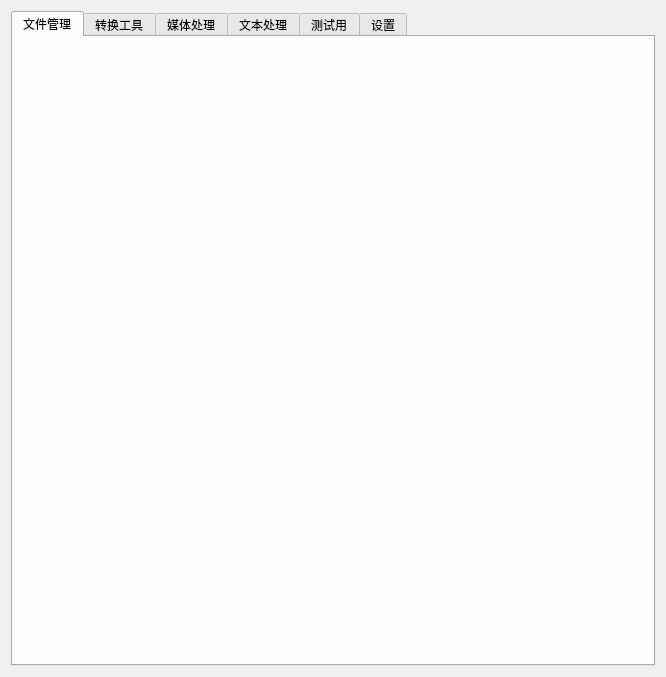
<?xml version="1.0" encoding="UTF-8"?>
<ui version="4.0">
 <class>Form</class>
 <widget class="QWidget" name="Form">
  <property name="geometry">
   <rect>
    <x>0</x>
    <y>0</y>
    <width>666</width>
    <height>677</height>
   </rect>
  </property>
  <property name="windowTitle">
   <string>Toolbox</string>
  </property>
  <property name="windowIcon">
   <iconset>
    <normaloff>Icons/SP_TitleBarMenuButton.png</normaloff>Icons/SP_TitleBarMenuButton.png</iconset>
  </property>
  <layout class="QFormLayout" name="formLayout">
   <item row="0" column="0" colspan="2">
    <widget class="QTabWidget" name="MainPage">
     <property name="tabShape">
      <enum>QTabWidget::TabShape::Rounded</enum>
     </property>
     <property name="currentIndex">
      <number>0</number>
     </property>
     <property name="movable">
      <bool>true</bool>
     </property>
     <widget class="QWidget" name="FileMgrLayout">
      <attribute name="title">
       <string>文件管理</string>
      </attribute>
      <layout class="QVBoxLayout" name="verticalLayout_2">
       <property name="spacing">
        <number>0</number>
       </property>
       <property name="leftMargin">
        <number>0</number>
       </property>
       <property name="topMargin">
        <number>0</number>
       </property>
       <property name="rightMargin">
        <number>0</number>
       </property>
       <property name="bottomMargin">
        <number>0</number>
       </property>
       <item>
        <widget class="FileMgrWidget" name="FileMgr" native="true"/>
       </item>
      </layout>
     </widget>
     <widget class="QWidget" name="ConvertorLayout">
      <attribute name="title">
       <string>转换工具</string>
      </attribute>
      <layout class="QVBoxLayout" name="verticalLayout_3">
       <property name="spacing">
        <number>0</number>
       </property>
       <property name="leftMargin">
        <number>0</number>
       </property>
       <property name="topMargin">
        <number>0</number>
       </property>
       <property name="rightMargin">
        <number>0</number>
       </property>
       <property name="bottomMargin">
        <number>0</number>
       </property>
       <item>
        <widget class="ConverterWidget" name="ConverterWidget" native="true"/>
       </item>
      </layout>
     </widget>
     <widget class="QWidget" name="MediaProcessingLayout">
      <attribute name="title">
       <string>媒体处理</string>
      </attribute>
      <layout class="QVBoxLayout" name="verticalLayout_5">
       <property name="spacing">
        <number>0</number>
       </property>
       <property name="leftMargin">
        <number>0</number>
       </property>
       <property name="topMargin">
        <number>0</number>
       </property>
       <property name="rightMargin">
        <number>0</number>
       </property>
       <property name="bottomMargin">
        <number>0</number>
       </property>
       <item>
        <widget class="MediaProcWidget" name="MediaProc" native="true"/>
       </item>
      </layout>
     </widget>
     <widget class="QWidget" name="TextProcessingLayout">
      <attribute name="title">
       <string>文本处理</string>
      </attribute>
      <layout class="QVBoxLayout" name="verticalLayout_11">
       <property name="spacing">
        <number>0</number>
       </property>
       <property name="leftMargin">
        <number>0</number>
       </property>
       <property name="topMargin">
        <number>0</number>
       </property>
       <property name="rightMargin">
        <number>0</number>
       </property>
       <property name="bottomMargin">
        <number>0</number>
       </property>
       <item>
        <widget class="TextProcWidget" name="TextProcWidget" native="true"/>
       </item>
      </layout>
     </widget>
     <widget class="QWidget" name="TestingLayout">
      <attribute name="title">
       <string>测试用</string>
      </attribute>
      <layout class="QVBoxLayout" name="verticalLayout_9">
       <property name="spacing">
        <number>0</number>
       </property>
       <property name="leftMargin">
        <number>0</number>
       </property>
       <property name="topMargin">
        <number>0</number>
       </property>
       <property name="rightMargin">
        <number>0</number>
       </property>
       <property name="bottomMargin">
        <number>0</number>
       </property>
       <item>
        <widget class="TestsWidget" name="TestingWidget" native="true"/>
       </item>
      </layout>
     </widget>
     <widget class="QWidget" name="SettingLayout">
      <attribute name="title">
       <string>设置</string>
      </attribute>
      <layout class="QVBoxLayout" name="verticalLayout_8">
       <item>
        <widget class="QLabel" name="ThemeLabel">
         <property name="text">
          <string>选择主题（主题路径：./Style）</string>
         </property>
        </widget>
       </item>
       <item>
        <layout class="QHBoxLayout" name="ThemeChoose">
         <item>
          <widget class="QComboBox" name="ThemeDropdown">
           <property name="sizePolicy">
            <sizepolicy hsizetype="Expanding" vsizetype="Fixed">
             <horstretch>0</horstretch>
             <verstretch>0</verstretch>
            </sizepolicy>
           </property>
          </widget>
         </item>
         <item>
          <widget class="QPushButton" name="ThemeConfirm">
           <property name="text">
            <string>确定</string>
           </property>
          </widget>
         </item>
        </layout>
       </item>
       <item>
        <widget class="QPushButton" name="ClearLog">
         <property name="text">
          <string>清除日志</string>
         </property>
        </widget>
       </item>
       <item>
        <widget class="FileConflictCombo" name="FileConflictCombo"/>
       </item>
       <item>
        <spacer name="SettingsSpacer">
         <property name="orientation">
          <enum>Qt::Orientation::Vertical</enum>
         </property>
         <property name="sizeHint" stdset="0">
          <size>
           <width>0</width>
           <height>0</height>
          </size>
         </property>
        </spacer>
       </item>
      </layout>
     </widget>
    </widget>
   </item>
  </layout>
 </widget>
 <customwidgets>
  <customwidget>
   <class>TestsWidget</class>
   <extends>QWidget</extends>
   <header>pages.tests.ui</header>
   <container>1</container>
  </customwidget>
  <customwidget>
   <class>FileMgrWidget</class>
   <extends>QWidget</extends>
   <header>pages.file_mgr.ui</header>
   <container>1</container>
  </customwidget>
  <customwidget>
   <class>MediaProcWidget</class>
   <extends>QWidget</extends>
   <header>pages.media_proc.ui</header>
   <container>1</container>
  </customwidget>
  <customwidget>
   <class>TextProcWidget</class>
   <extends>QWidget</extends>
   <header>pages.text_proc.ui</header>
   <container>1</container>
  </customwidget>
  <customwidget>
   <class>ConverterWidget</class>
   <extends>QWidget</extends>
   <header>pages.converters.ui</header>
   <container>1</container>
  </customwidget>
  <customwidget>
   <class>FileConflictCombo</class>
   <extends>QComboBox</extends>
   <header>widgets.file_conflict_combo</header>
  </customwidget>
 </customwidgets>
 <resources/>
 <connections/>
</ui>
